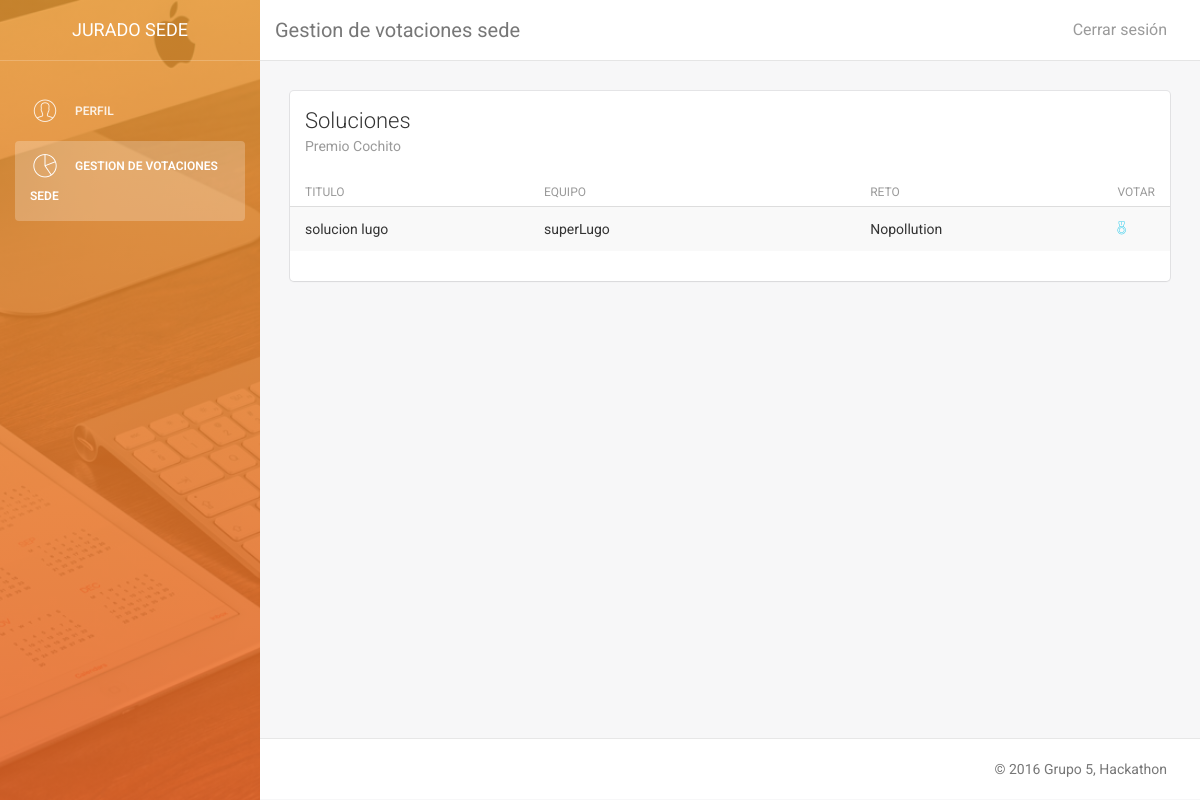
/vistas/jurado_sede/js_soluciones_sede.php?premio=Cochito&sede=Lugo (signed in), run on the app's committed database.
### tables this page shows
CREATE TABLE IF NOT EXISTS Solucion (
  `EsPropuesta` TINYINT(1) NOT NULL DEFAULT 0,
  `Equipo_idEquipo` VARCHAR(50) NOT NULL,
  `Reto_idReto` VARCHAR(50) NOT NULL,
  `Titulo` VARCHAR(50) NOT NULL,
  `Descripcion` VARCHAR(45),
  `Video` VARCHAR(100),
  `Documento` VARCHAR(100),
  `Repositorio` VARCHAR(100),
  `Fecha` DATE NOT NULL,
   PRIMARY KEY (`EsPropuesta`, `Equipo_idEquipo`, `Reto_idReto`),
  CONSTRAINT `fk_Solucion_Equipo`
    FOREIGN KEY (`Equipo_idEquipo`)
    REFERENCES Equipo(`idEquipo`)
    ON DELETE CASCADE
    ON UPDATE CASCADE,
  CONSTRAINT `fk_Solucion_Reto`
    FOREIGN KEY (`Reto_idReto`)
    REFERENCES Reto(`idReto`)
    ON DELETE CASCADE
    ON UPDATE CASCADE);

### modelo/esp.php (called while the page is built, shortened)
<?php
$idioma["aceptar"] = "Aceptar";
$idioma["cancelar"] = "Cancelar";
$idioma["editar"] = "Editar";
$idioma["eliminar"] = "Eliminar";
$idioma["volver"] = "Volver";
$idioma["crear"] = "Crear";
$idioma["modificar"] = "Modificar";
$idioma["cerrar"] = "Cerrar sesión";
$idioma["si"] = "SI";
$idioma["no"] = "NO";
$idioma["ver"] = "Ver";
$idioma['perfil'] = "Perfil";
$idioma['editar_perfil'] = "Editar perfil";
$idioma['eliminar_perfil'] = "Eliminar mi cuenta";
$idioma['rol'] = "Rol";
$idioma['idioma'] = "Idioma";
$idioma['nueva_pass'] = "Nueva contraseña";
$idioma["login_introduccion"] = "Bienvenido a la pagina del Hackaton.";
$idioma["login_introduccion2"] = "El mayor evento de retos del mundo";
$idioma["login_logueate"] = "Logueate en nuestro sitio";
$idioma["login_introduzca"] = "Introduzca su usario y contraseña para entrar:";
$idioma["login_usuario"] = "Usuario";
$idioma["login_pass"] = "Contraseña";
$idioma["login_aceptar"] = "Entra!";
$idioma["login_registrar"] = "Regístrate";
$idioma["login_or"] = "o si no...";
$idioma["login_visita"] = "Mira los retos";
$idioma["login_retos"] = "Retos";
$idioma['login_frase_retos'] = "Haz click en los retos para ver su descripcion";
$idioma['volver_login'] = "Volver al login";
$idioma['crear_reto'] = "¡Crea un reto!";
$idioma["registro_introduccion"] = "Bienvenido a la pagina del Hackaton.";
$idioma["registro_introduccion2"] = "El mayor evento de retos del mundo";
$idioma["registro_registrate"] = "Regístrate en nuestro sitio";
$idioma["registro_introduzca"] = "Rellena los campos para regístrarte:";
$idioma["registro_usuario"] = "Usuario";
$idioma["registro_sede"] = "Sede";
$idioma["registro_nombre"] = "Nombre";
$idioma["registro_pass"] = "Contraseña";
$idioma["registro_email"] = "Correo";
$idioma["registro_equipo"] = "Equipo";
$idioma["registro_aceptar"] = "Regístrate";
$idioma["registro_volver"] = "Volver";
$idioma["reto_introduce"] = "Completa los siguientes campos";
$idioma["gestion_retos"] = "Gestión de retos";
$idioma["retoSi"] = "Retos aceptados";
$idioma["retoNo"] = "Retos no aceptados";
$idioma["reto_nombre"] = "Nombre del reto";
$idioma["reto_descripcion"] = "Descripción";
$idioma["reto_aceptado"] = "Aceptado";
$idioma["reto_crear"] = "Crear reto";
$idioma["reto_modificar"] = "Modificar reto";
$idioma['retos'] = "Retos";
$idioma['reto_eliminar'] = "Eliminar reto";
$idioma["gestion_sedes"] = "Gestion de sedes";
$idioma["nueva_sede"] = "Nueva Sede";
$idioma["id_Sede"] = "Introduzca Ubicación";
$idioma["nombre_sede"] = "Nombre de sede";
$idioma["eliminar_sede"] = "Eliminar sede";
$idioma["gestion_usuarios"] = "Gestion de usuarios";
?>

### modelo/model_solucion.php (called while the page is built, shortened)
<?php
include_once 'connect_DB.php';
class Solucion {
    public function listar($esP){
        $db = new Database();
        $sqlSol = $db->consulta('SELECT * FROM Solucion WHERE EsPropuesta = \''.$esP.'\'');
        $arraySol = array();
        while ($row = mysqli_fetch_assoc($sqlSol)) {
            $arraySol[] = $row;
        }
        return $arraySol;
    }
}
?>

### modelo/connect_DB.php (called while the page is built, shortened)
<?php
class Database {
    var $conexion;
    public function __construct($host="localhost",$user="admin_hackaton",
                                $pass="iu", $db="et1_hackaton"){
        $this->conexion = mysqli_connect($host, $user, $pass, $db);
    }
    public function consulta($sentencia){
        return mysqli_query($this->conexion,$sentencia);
    }
}
?>

### modelo/model_premio.php (called while the page is built, shortened)
<?php
include_once 'connect_DB.php';
class Premio {
    private function getSede ($idPremio){
        $db = new Database();
        $query = 'SELECT Sede_idSede FROM Premio WHERE idPremio = \''.$idPremio.'\'';
        $result = $db->consulta($query);
        $row = $result->fetch_array(MYSQLI_NUM);
        $toret = $row[0];
        return $toret;
    }
    private function getDescripcion ($idPremio){
        $db = new Database();
        $query = 'SELECT Descripcion FROM Premio WHERE idPremio = \''.$idPremio.'\'';
        $result = $db->consulta($query);
        $row = $result->fetch_array(MYSQLI_NUM);
        $toret = $row[0];
        return $toret;
    }
    private function getFechaEquipos ($idPremio){
        $db = new Database();
        $query = 'SELECT FechaEquipos FROM Premio WHERE idPremio = \''.$idPremio.'\'';
        $result = $db->consulta($query);
        $row = $result->fetch_array(MYSQLI_NUM);
        $toret = $row[0];
        return $toret;
    }
    private function getFechaJuradoS ($idPremio){
        $db = new Database();
        $query = 'SELECT FechaJuradoS FROM Premio WHERE idPremio = \''.$idPremio.'\'';
        $result = $db->consulta($query);
        $row = $result->fetch_array(MYSQLI_NUM);
        $toret = $row[0];
        return $toret;
    }
    private function getFechaJuradoN ($idPremio){
        $db = new Database();
        $query = 'SELECT FechaJuradoN FROM Premio WHERE idPremio = \''.$idPremio.'\'';
        $result = $db->consulta($query);
        $row = $result->fetch_array(MYSQLI_NUM);
        $toret = $row[0];
        return $toret;
    }
    private function getTipoPremio ($idPremio){
        $db = new Database();
        $query = 'SELECT TipoPremio FROM Premio WHERE idPremio = \''.$idPremio.'\'';
        $result = $db->consulta($query);
        $row = $result->fetch_array(MYSQLI_NUM);
        $toret = $row[0];
        return $toret;
    }
    private function getGanador ($idPremio){
        $db = new Database();
        $query = 'SELECT Solucion_EsPropuesta, Solucion_Equipo_idEquipo, Solucion_Reto_idReto FROM Premio WHERE idPremio = \''.$idPremio.'\'';
        $result = $db->consulta($query);
        $ganador = array();
        while ($row = mysqli_fetch_assoc($result)) {
            $ganador[] = $row;
        }
        return $ganador;
    }
    public function consultar ($premio){
        $sede = $this->getSede($premio);
        $desc = $this->getDescripcion($premio);
        $fe = $this->getFechaEquipos($premio);
        $fs = $this->getFechaJuradoS($premio);
        $fn = $this->getFechaJuradoN($premio);
        $tipo = $this->getTipoPremio($premio);
        $ganador = $this->getGanador($premio);
        $datos = array("premio"=>$premio, "sede"=>$sede, "descripcion" => $desc, "fechaEquipos"=>$fe, "fechaJuradoS"=>$fs, "fechaJuradoN" => $fn, "tipo"=>$tipo, "solEsPropuesta"=>$ganador[0]['Solucion_EsPropuesta'], "solEquipo"=>$ganador[0]['Solucion_Equipo_idEquipo'], "solReto"=>$ganador[0]['Solucion_Reto_idReto']);
        return $datos;
    }
}
?>

### vistas/jurado_sede/js_soluciones_sede.php (the view, shortened to what this page needs)
<!doctype html>
<html lang="en">
    <?php
    include_once '../../modelo/model_usuario.php';
    $usu = new Usuario();
    include_once '../../modelo/model_solucion.php';
    $s = new Solucion();
    $soluciones = $s->listar(false);
    include_once '../../modelo/model_premio.php';
    $p = new Premio();
    $premio = $p->consultar($idPremio);
    $sede = null;
    if (isset($_GET['sede'])){
        $sede = $_GET['sede'];
    } else die("Falta la sede");
    ?>
    <body>
        <div class="wrapper">
            <?php include_once '../Sidebars/js_sidebar.php'; js_sidebar('', 'class="active"');?>
            <div class="main-panel">
                <nav class="navbar navbar-default navbar-fixed">
                    <div class="container-fluid">
                        <div class="navbar-header">
                            <a class="navbar-brand" href="#"><?php echo $idioma['gestion_votos_sede'];?></a>
                        </div>
                        <div class="collapse navbar-collapse">
                            <ul class="nav navbar-nav navbar-right">
                                <li>
                                    <a href="../../controladores/ctrl_log_out.php">
                                        <?php echo $idioma["cerrar"]; ?>
                                    </a>
                                </li>
                            </ul>
                        </div>
                    </div>
                </nav>
                <div class="content">
                    <div class="container-fluid">
                        <div class="card">
                            <div class="header">
                                <h4 class="title"><?php echo $idioma['soluciones'];?></h4>
                                <p class="category"><?php echo $idioma['premio']?> <?php echo $idPremio; ?></p>
                            </div>
                            <div class="content table-responsive table-full-width">
                                <table class="table table-hover table-striped">
                                    <thead>
                                        <th><?php echo $idioma["titulo"]; ?></th>
                                        <th><?php echo $idioma["equipo"]; ?></th>
                                        <th><?php echo $idioma["reto"]; ?></th>
                                        <th><?php echo $idioma["votar"]; ?></th>
                                    </thead>
                                    <tbody>
                                        <?php $count = 0;
                                        foreach ($soluciones as $s){
                                        $sedeSol = $usu->getSedeEquipo($s['Equipo_idEquipo']);
                                        if($s['Fecha'] <= $premio['fechaEquipos']
                                           && ($sede != null
                                           && $sedeSol == $sede)){
                                        ?>
                                        <tr>
                                            <td width='30%'><?php echo $s['Titulo'];?></td>
                                            <td width='40%'><?php echo $s['Equipo_idEquipo'];?></td>
                                            <td width='40%'><?php echo $s['Reto_idReto'];?></td>
                                            <td width='10%'><a href="js_votar_sol.php?premio=<?php echo $idPremio;?>&reto=<?php echo $s['Reto_idReto'];?>&equipo=<?php echo $s['Equipo_idEquipo'];?>"><i class="pe-7s-medal"></i></a></td>
                                        </tr>
                                        <?php }
                                        }?>
                                    </tbody>
                                </table>
                            </div>
                        </div>
                    </div>
                </div>
                <footer class="footer">
                    <div class="container-fluid">
                        <p class="copyright pull-right"> &copy; 2016 Grupo 5, Hackathon</p>
                    </div>
                </footer>
            </div>
        </div>
    </body>
</html>

### data on the page
solucion: Titulo "solucion lugo", Equipo_idEquipo "superLugo", Reto_idReto "Nopollution"

### other printed values
$idioma['jurado_sede'] "JURADO SEDE"
$idioma['perfil'] "PERFIL"
$idioma['gestion_votos_sede'] "GESTION DE VOTACIONES SEDE"
$idioma['gestion_votos_sede'] "Gestion de votaciones sede"
$idioma["cerrar"] "Cerrar sesión"
$idioma['soluciones'] "Soluciones"
$idioma['premio'] "Premio"
$idPremio "Cochito"
$idioma["titulo"] "TITULO"
$idioma["equipo"] "EQUIPO"
$idioma["reto"] "RETO"
$idioma["votar"] "VOTAR"
